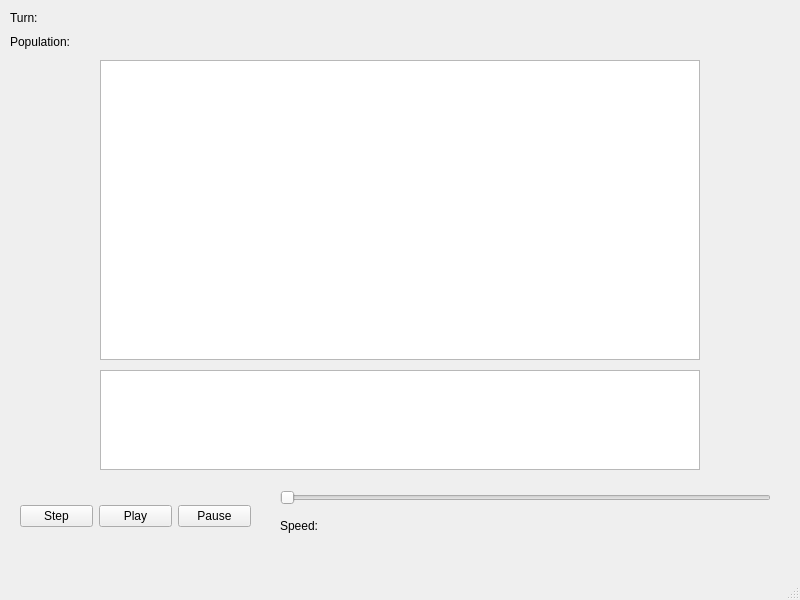
<?xml version="1.0" encoding="UTF-8"?>
<ui version="4.0">
 <class>MainWindow</class>
 <widget class="QMainWindow" name="MainWindow">
  <property name="geometry">
   <rect>
    <x>0</x>
    <y>0</y>
    <width>800</width>
    <height>600</height>
   </rect>
  </property>
  <property name="windowTitle">
   <string>MainWindow</string>
  </property>
  <widget class="QWidget" name="centralwidget">
   <widget class="QWidget" name="horizontalLayoutWidget">
    <property name="geometry">
     <rect>
      <x>20</x>
      <y>491</y>
      <width>231</width>
      <height>51</height>
     </rect>
    </property>
    <layout class="QHBoxLayout" name="horizontalLayout">
     <item>
      <widget class="QPushButton" name="stepButton">
       <property name="text">
        <string>Step</string>
       </property>
      </widget>
     </item>
     <item>
      <widget class="QPushButton" name="playButton">
       <property name="text">
        <string>Play</string>
       </property>
      </widget>
     </item>
     <item>
      <widget class="QPushButton" name="pauseButton">
       <property name="text">
        <string>Pause</string>
       </property>
      </widget>
     </item>
    </layout>
   </widget>
   <widget class="QWidget" name="verticalLayoutWidget">
    <property name="geometry">
     <rect>
      <x>280</x>
      <y>490</y>
      <width>491</width>
      <height>51</height>
     </rect>
    </property>
    <layout class="QVBoxLayout" name="verticalLayout">
     <item>
      <widget class="QSlider" name="speedSlider">
       <property name="orientation">
        <enum>Qt::Horizontal</enum>
       </property>
      </widget>
     </item>
     <item>
      <widget class="QLabel" name="speedLabel">
       <property name="text">
        <string>Speed:</string>
       </property>
      </widget>
     </item>
    </layout>
   </widget>
   <widget class="QWidget" name="verticalLayoutWidget_2">
    <property name="geometry">
     <rect>
      <x>10</x>
      <y>9</y>
      <width>181</width>
      <height>41</height>
     </rect>
    </property>
    <layout class="QVBoxLayout" name="verticalLayout_2">
     <item>
      <widget class="QLabel" name="label">
       <property name="text">
        <string>Turn:</string>
       </property>
      </widget>
     </item>
     <item>
      <widget class="QLabel" name="label_2">
       <property name="text">
        <string>Population:</string>
       </property>
      </widget>
     </item>
    </layout>
   </widget>
   <widget class="QGraphicsView" name="gameGraphicsView">
    <property name="geometry">
     <rect>
      <x>100</x>
      <y>60</y>
      <width>600</width>
      <height>300</height>
     </rect>
    </property>
   </widget>
   <widget class="QGraphicsView" name="graphGraphicsView">
    <property name="geometry">
     <rect>
      <x>100</x>
      <y>370</y>
      <width>600</width>
      <height>100</height>
     </rect>
    </property>
   </widget>
  </widget>
  <widget class="QMenuBar" name="menubar">
   <property name="geometry">
    <rect>
     <x>0</x>
     <y>0</y>
     <width>800</width>
     <height>24</height>
    </rect>
   </property>
  </widget>
  <widget class="QStatusBar" name="statusbar"/>
 </widget>
 <resources/>
 <connections/>
</ui>
